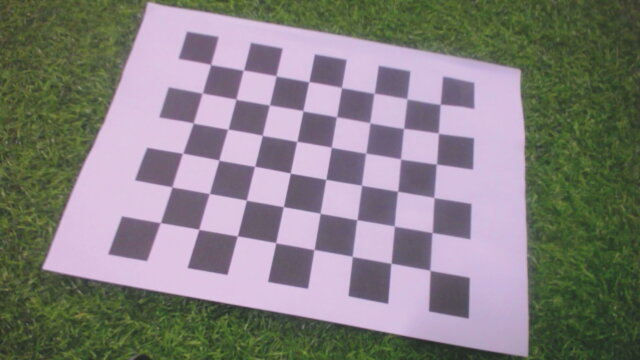
//> input picture src/camera_calibration/images/2023-11-26-225906.jpg, 640 x 360 px; its folder holds only this picture in this run
$ ./calibration   (built with g++ and OpenCV 4)
//> lines starting //> are read from the running program, lines starting //| are printed output that depends on the picture; after the words box and inside, x2 and y2 are one past the last pixel; in counts of white or black regions, pixels touching at a corner belong together
// Refer to https://learnopencv.com/camera-calibration-using-opencv/
// cd "/home/nuna/ipm-ws/src/camera_calibration/" && g++ calibration.cpp -o calibration -I/usr/include/opencv4 -lopencv_core -lopencv_imgcodecs -lopencv_imgproc -lopencv_highgui -lopencv_calib3d

#include <opencv2/opencv.hpp>
#include <opencv2/calib3d/calib3d.hpp>
#include <opencv2/highgui/highgui.hpp>
#include <opencv2/imgproc/imgproc.hpp>
#include <iostream>

int CHECKERBOARD[2] = {6, 8};

int main()
{
    std::vector<std::vector<cv::Point3f>> objpoints;
    std::vector<std::vector<cv::Point2f>> imgpoints;

    std::vector<cv::Point3f> objp;
    for (int i = 0; i < CHECKERBOARD[1]; i++)
    {
        for (int j = 0; j < CHECKERBOARD[0]; j++)
            objp.push_back(cv::Point3f(j, i, 0));
    }

    std::vector<cv::String> images;
    std::string path = "./images/*.jpg";
    cv::glob(path, images);

    cv::Mat frame, gray;
    std::vector<cv::Point2f> corner_pts;
    bool success;

    for (int i = 0; i < images.size(); i++)
    {
        frame = cv::imread(images[i]);
//> frame is the input picture: 360 rows x 640 cols, CV_8UC3; mean B, G, R 126.4, 127.5, 131.4
        cv::cvtColor(frame, gray, cv::COLOR_BGR2GRAY);
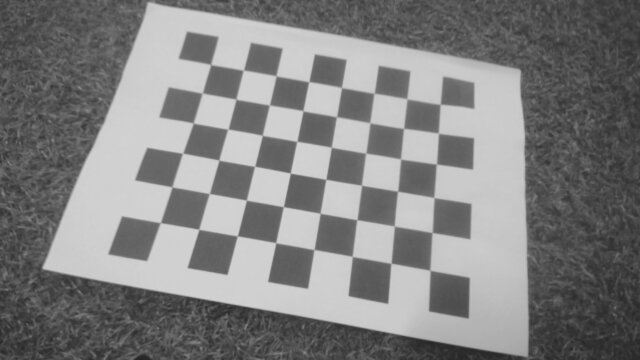
//> gray: 360 rows x 640 cols, CV_8UC1; min 34, max 218, mean 128.5

        success = cv::findChessboardCorners(gray, cv::Size(CHECKERBOARD[0], CHECKERBOARD[1]), corner_pts, cv::CALIB_CB_ADAPTIVE_THRESH | cv::CALIB_CB_FAST_CHECK | cv::CALIB_CB_NORMALIZE_IMAGE);
//> success = true; corner_pts = 48 Points (x, y), first 12: [160.6, 222.5], [172, 186.9], [182.5, 153.3], [193.2, 123.1], [202, 93.21], [210.6, 64.51], [198.8, 229.3], [209.4, 193.5], [218.8, 160.1], [228, 129.2], [236.2, 99.2], [243.4, 70.16]

        if (success)
        {
            cv::TermCriteria criteria(cv::TermCriteria::EPS + cv::TermCriteria::COUNT, 30, 0.001);
            cv::cornerSubPix(gray, corner_pts, cv::Size(11, 11), cv::Size(-1, -1), criteria);
//> corner_pts = 48 Points (x, y), first 12: [160.3, 222.6], [172, 186.8], [182.6, 153.2], [193.3, 123], [202.2, 93.11], [210.7, 64.5], [198.8, 229.3], [209.3, 193.5], [218.9, 160.2], [227.8, 129.1], [236, 99.28], [243.3, 70.16]

            cv::drawChessboardCorners(frame, cv::Size(CHECKERBOARD[0], CHECKERBOARD[1]), corner_pts, success);
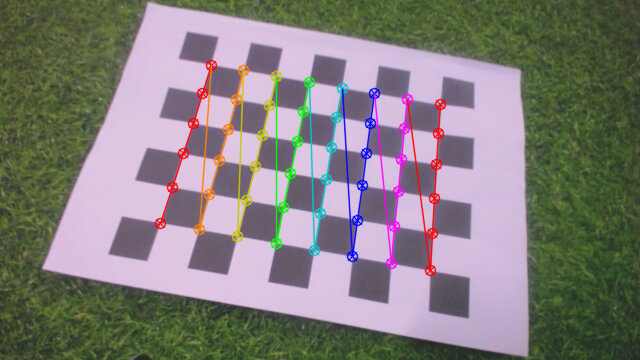
//> frame: 360 rows x 640 cols, CV_8UC3; 4.91% of pixels changed, all inside (x1, y1, x2, y2) = (154, 59, 447, 277)

            objpoints.push_back(objp);
            imgpoints.push_back(corner_pts);
//> imgpoints = 1 point lists
        }

        cv::imshow("Image", frame);
        cv::waitKey(0);
    }

    cv::destroyAllWindows();

    cv::Mat cameraMatrix, distCoeffs, R, T;

    cv::calibrateCamera(objpoints, imgpoints, gray.size(), cameraMatrix, distCoeffs, R, T);
//> cameraMatrix = [[376.3, 0, 316.6], [0, 380.8, 194.9], [0, 0, 1]]; distCoeffs = [0.298, -1.89, -0.0109, 0.00161, 4.72]; R = [[-0.274, -0.301, -1.38]]; T = [[-4.01, 0.722, 9.82]]

    std::cout << "cameraMatrix : " << cameraMatrix << std::endl;
//| cameraMatrix : [376.2508570001282, 0, 316.5506641048687;
//|  0, 380.8093678459408, 194.9047160956304;
//|  0, 0, 1]
    std::cout << "distCoeffs : " << distCoeffs << std::endl;
//| distCoeffs : [0.2983017941781509, -1.894148380941178, -0.01090933510665742, 0.001608237649620193, 4.720071856958105]
    std::cout << "Rotation vector : " << R << std::endl;
//| Rotation vector : [-0.273853639809825, -0.3008585104755857, -1.379794671302217]
    std::cout << "Translation vector : " << T << std::endl;
//| Translation vector : [-4.011548494964197, 0.7216056858543201, 9.820628945193516]

    // Save calibration data to a JSON file
    std::string calib_data_path = "./outputs/";
    std::string publisher_data_path = "../kokoromi_cpp/data/";
    cv::FileStorage fs(calib_data_path + "CalibrationMatrix.json", cv::FileStorage::WRITE | cv::FileStorage::FORMAT_JSON);
    cv::FileStorage fs_publisher(publisher_data_path + "CalibrationMatrix.json", cv::FileStorage::WRITE | cv::FileStorage::FORMAT_JSON);

    fs << "Camera_matrix" << cameraMatrix;
    fs << "DistCoeff" << distCoeffs;
    fs << "RotationalV" << R;
    fs << "TranslationV" << T;

    fs_publisher << "Camera_matrix" << cameraMatrix;
    fs_publisher << "DistCoeff" << distCoeffs;
    fs_publisher << "RotationalV" << R;
    fs_publisher << "TranslationV" << T;

    fs.release();  // Release the file storage
    fs_publisher.release();  // Release the file storage

    std::cout << "Calibration data saved to " << calib_data_path + "CalibrationMatrix.json" << std::endl;
    std::cout << "Calibration data saved to " << publisher_data_path + "CalibrationMatrix.json" << std::endl;

    return 0;
}

$ run again, on src/camera_calibration/images/2023-11-26-225924.jpg
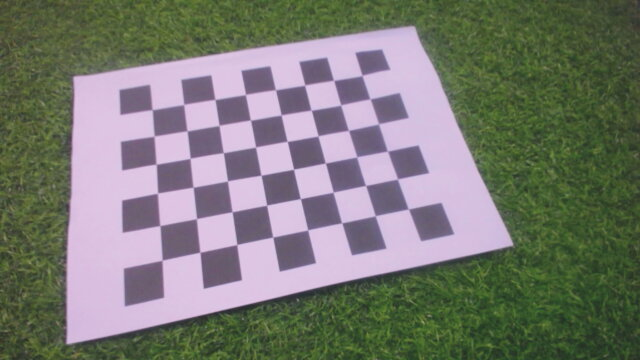
//> input picture src/camera_calibration/images/2023-11-26-225924.jpg, 640 x 360 px
//> frame is the input picture: 360 rows x 640 cols, CV_8UC3; mean B, G, R 114.3, 121.9, 120.8
//> `cv::cvtColor(frame, gray, cv::COLOR_BGR2GRAY);`:
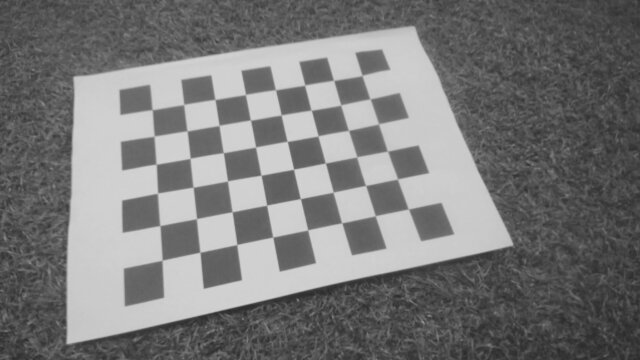
//> gray: 360 rows x 640 cols, CV_8UC1; min 39, max 219, mean 120.7
//> `success = cv::findChessboardCorners(gray, cv::Size(CHECKERBOARD[0], CH..`: success = true; corner_pts = 48 Points (x, y), first 12: [362.1, 75.4], [370.1, 98.95], [378.5, 123.9], [387.4, 151.2], [397.5, 179], [408.4, 209], [333.6, 80.43], [340.7, 105.1], [348.6, 130.5], [356.8, 157], [365.7, 185.6], [375.3, 215.8]
//> `cv::cornerSubPix(gray, corner_pts, cv::Size(11, 11), cv::Size(-1, -1),..`: corner_pts = 48 Points (x, y), first 12: [362, 75.51], [370.1, 98.9], [378.5, 123.9], [387.5, 151.2], [397.5, 179], [408.4, 209], [333.6, 80.39], [340.7, 105], [348.4, 130.4], [356.7, 156.8], [365.6, 185.5], [375.3, 215.8]
//> `cv::drawChessboardCorners(frame, cv::Size(CHECKERBOARD[0], CHECKERBOAR..`:
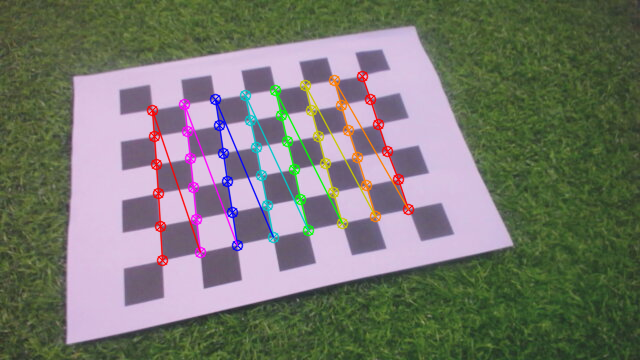
//> frame: 360 rows x 640 cols, CV_8UC3; 4.41% of pixels changed, all inside (x1, y1, x2, y2) = (146, 70, 415, 267)
//> imgpoints = 1 point lists
//> cameraMatrix = [[353.8, 0, 312.6], [0, 357.1, 201.5], [0, 0, 1]]; distCoeffs = [0.216, -0.72, -0.0103, -0.000129, 0.715]; R = [[-0.363, 0.267, 1.33]]; T = [[1.69, -4.24, 12.36]]
//| cameraMatrix : [353.7576081338582, 0, 312.586069821622;
//|  0, 357.1407662108479, 201.514150682264;
//|  0, 0, 1]
//| distCoeffs : [0.2155292851892334, -0.7203465218325039, -0.010285937969614, -0.0001285833051056125, 0.7150435490371994]
//| Rotation vector : [-0.3628614973941267, 0.2667947732052242, 1.332567229506163]
//| Translation vector : [1.687267243657431, -4.242864443216099, 12.36364729442783]

$ run again, on src/camera_calibration/images/2023-11-26-225954.jpg
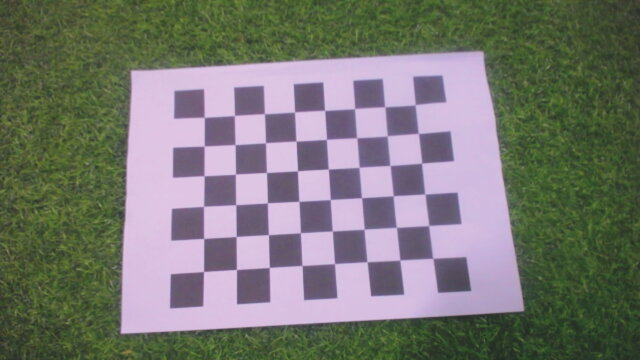
//> input picture src/camera_calibration/images/2023-11-26-225954.jpg, 640 x 360 px
//> frame is the input picture: 360 rows x 640 cols, CV_8UC3; mean B, G, R 113.2, 119.5, 118.8
//> `cv::cvtColor(frame, gray, cv::COLOR_BGR2GRAY);`:
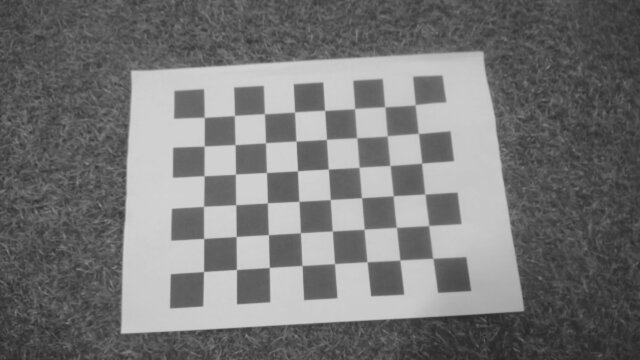
//> gray: 360 rows x 640 cols, CV_8UC1; min 38, max 215, mean 118.6
//> `success = cv::findChessboardCorners(gray, cv::Size(CHECKERBOARD[0], CH..`: success = true; corner_pts = 48 Points (x, y), first 12: [415.2, 104.7], [418.4, 133.4], [421.6, 163.2], [424.9, 194], [428.7, 225.5], [432.9, 258.5], [384.8, 106.7], [387.2, 135.9], [389.9, 165.5], [393.3, 195.7], [396.4, 227.3], [399.8, 260]
//> `cv::cornerSubPix(gray, corner_pts, cv::Size(11, 11), cv::Size(-1, -1),..`: corner_pts = 48 Points (x, y), first 12: [415.1, 104.7], [418.4, 133.5], [421.6, 163.2], [424.9, 194.1], [428.7, 225.5], [432.8, 258.4], [384.8, 106.8], [387.2, 135.9], [390, 165.5], [393.1, 195.8], [396.4, 227.4], [399.8, 260]
//> `cv::drawChessboardCorners(frame, cv::Size(CHECKERBOARD[0], CHECKERBOAR..`:
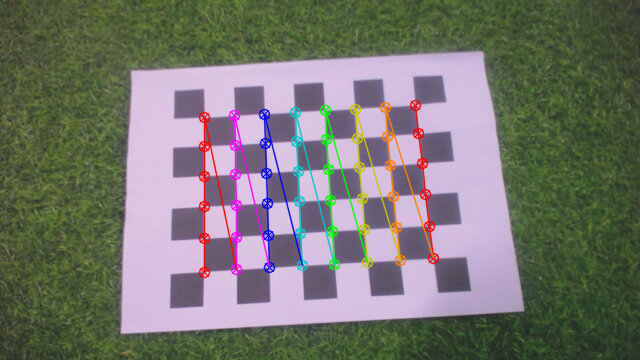
//> frame: 360 rows x 640 cols, CV_8UC3; 4.63% of pixels changed, all inside (x1, y1, x2, y2) = (198, 99, 440, 279)
//> imgpoints = 1 point lists
//> cameraMatrix = [[257.6, 0, 319.1], [0, 257.4, 202.7], [0, 0, 1]]; distCoeffs = [0.00951, 0.373, -0.00221, 0.00127, -1.03]; R = [[-0.111, 0.113, 1.51]]; T = [[3.18, -3.24, 8.64]]
//| cameraMatrix : [257.5672846334722, 0, 319.101055749772;
//|  0, 257.4012235578188, 202.6644377242368;
//|  0, 0, 1]
//| distCoeffs : [0.009507218654812971, 0.3726432962722223, -0.002213771918178934, 0.001265523885761254, -1.032644211383111]
//| Rotation vector : [-0.1106786232616965, 0.1127913776977675, 1.510249967677545]
//| Translation vector : [3.17655614808509, -3.23849654768416, 8.640867049917221]

$ run again, on src/camera_calibration/images/2023-11-26-230000.jpg
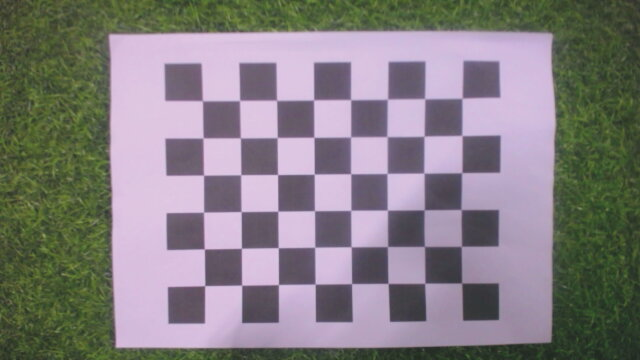
//> input picture src/camera_calibration/images/2023-11-26-230000.jpg, 640 x 360 px
//> frame is the input picture: 360 rows x 640 cols, CV_8UC3; mean B, G, R 128.4, 126, 131.3
//> `cv::cvtColor(frame, gray, cv::COLOR_BGR2GRAY);`:
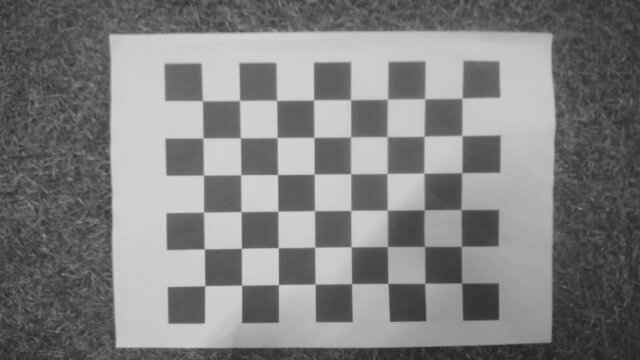
//> gray: 360 rows x 640 cols, CV_8UC1; min 36, max 215, mean 127.9
//> `success = cv::findChessboardCorners(gray, cv::Size(CHECKERBOARD[0], CH..`: success = true; corner_pts = 48 Points (x, y), first 12: [462.2, 98.31], [461.8, 135.6], [462.4, 171.4], [462.5, 210.7], [460.4, 247.2], [461.8, 283.1], [424.9, 98.51], [424, 136], [423.7, 173.1], [425.2, 209], [424.6, 246.6], [424.9, 283.3]
//> `cv::cornerSubPix(gray, corner_pts, cv::Size(11, 11), cv::Size(-1, -1),..`: corner_pts = 48 Points (x, y), first 12: [462, 98.25], [461.9, 135.5], [461.6, 172.7], [461.2, 209.6], [461.3, 246.3], [461.7, 283.1], [424.7, 98.7], [424.1, 136.2], [424, 173.2], [424.2, 209.8], [424.5, 246.5], [424.7, 283.2]
//> `cv::drawChessboardCorners(frame, cv::Size(CHECKERBOARD[0], CHECKERBOAR..`:
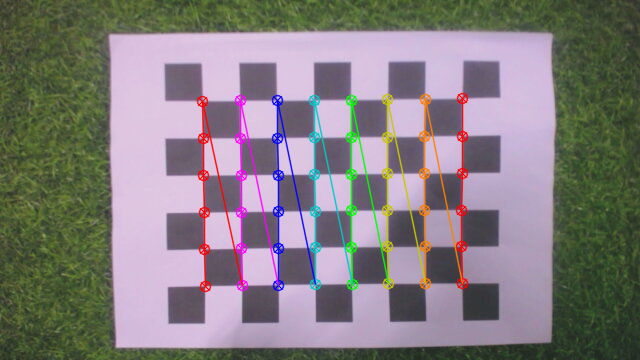
//> frame: 360 rows x 640 cols, CV_8UC3; 5.28% of pixels changed, all inside (x1, y1, x2, y2) = (196, 92, 469, 293)
//> imgpoints = 1 point lists
//> cameraMatrix = [[6512, 0, 319.5], [0, 6999.4, 179.5], [0, 0, 1]]; distCoeffs = [13.48, 13542.4, -0.0202, -0.0306, -11783131.2]; R = [[0.282, -0.292, 1.54]]; T = [[3.84, -2.04, 177.2]]
//| cameraMatrix : [6512.027034886556, 0, 319.5305601685676;
//|  0, 6999.35628653684, 179.5404945258936;
//|  0, 0, 1]
//| distCoeffs : [13.47862587493079, 13542.39114962927, -0.02020794063103854, -0.03060060586552761, -11783131.20535668]
//| Rotation vector : [0.2819579678203238, -0.2918264259619917, 1.543577867215038]
//| Translation vector : [3.839651303883477, -2.040960810857689, 177.231679115636]
